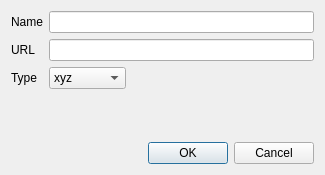
<?xml version="1.0" encoding="UTF-8"?>
<ui version="4.0">
 <class>CustomProviderDialog</class>
 <widget class="QDialog" name="CustomProviderDialog">
  <property name="geometry">
   <rect>
    <x>0</x>
    <y>0</y>
    <width>325</width>
    <height>175</height>
   </rect>
  </property>
  <property name="sizePolicy">
   <sizepolicy hsizetype="Fixed" vsizetype="Fixed">
    <horstretch>0</horstretch>
    <verstretch>0</verstretch>
   </sizepolicy>
  </property>
  <property name="minimumSize">
   <size>
    <width>325</width>
    <height>175</height>
   </size>
  </property>
  <property name="maximumSize">
   <size>
    <width>325</width>
    <height>175</height>
   </size>
  </property>
  <property name="windowTitle">
   <string>Custom provider</string>
  </property>
  <property name="modal">
   <bool>true</bool>
  </property>
  <layout class="QGridLayout" name="gridLayout">
   <item row="0" column="0">
    <layout class="QFormLayout" name="formLayout">
     <item row="0" column="0">
      <widget class="QLabel" name="labelName">
       <property name="text">
        <string>Name</string>
       </property>
      </widget>
     </item>
     <item row="0" column="1">
      <widget class="QLineEdit" name="name">
       <property name="placeholderText">
        <string/>
       </property>
      </widget>
     </item>
     <item row="1" column="0">
      <widget class="QLabel" name="labelUrl">
       <property name="text">
        <string notr="true">URL</string>
       </property>
      </widget>
     </item>
     <item row="1" column="1">
      <widget class="QLineEdit" name="url"/>
     </item>
     <item row="2" column="0">
      <widget class="QLabel" name="labelType">
       <property name="text">
        <string>Type</string>
       </property>
      </widget>
     </item>
     <item row="2" column="1">
      <widget class="QComboBox" name="type">
       <property name="sizePolicy">
        <sizepolicy hsizetype="Fixed" vsizetype="Fixed">
         <horstretch>0</horstretch>
         <verstretch>0</verstretch>
        </sizepolicy>
       </property>
       <item>
        <property name="text">
         <string notr="true">xyz</string>
        </property>
       </item>
       <item>
        <property name="text">
         <string notr="true">wms</string>
        </property>
       </item>
       <item>
        <property name="text">
         <string notr="true">tms</string>
        </property>
       </item>
       <item>
        <property name="text">
         <string notr="true">quadkey</string>
        </property>
       </item>
      </widget>
     </item>
    </layout>
   </item>
   <item row="1" column="0">
    <widget class="QDialogButtonBox" name="buttonBox">
     <property name="orientation">
      <enum>Qt::Horizontal</enum>
     </property>
     <property name="standardButtons">
      <set>QDialogButtonBox::Cancel|QDialogButtonBox::Ok</set>
     </property>
    </widget>
   </item>
  </layout>
 </widget>
 <resources/>
 <connections>
  <connection>
   <sender>buttonBox</sender>
   <signal>accepted()</signal>
   <receiver>CustomProviderDialog</receiver>
   <slot>accept()</slot>
   <hints>
    <hint type="sourcelabel">
     <x>248</x>
     <y>254</y>
    </hint>
    <hint type="destinationlabel">
     <x>157</x>
     <y>274</y>
    </hint>
   </hints>
  </connection>
  <connection>
   <sender>buttonBox</sender>
   <signal>rejected()</signal>
   <receiver>CustomProviderDialog</receiver>
   <slot>reject()</slot>
   <hints>
    <hint type="sourcelabel">
     <x>316</x>
     <y>260</y>
    </hint>
    <hint type="destinationlabel">
     <x>286</x>
     <y>274</y>
    </hint>
   </hints>
  </connection>
 </connections>
</ui>
